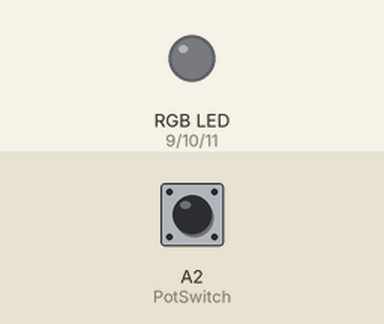
Recording of a sketch running on a simulated Arduino Uno, built with avr-gcc and run on an emulated ATmega328P. Shown: an RGB LED mixed from three pins (HIGH = lit). The test bench sets the inputs (shaded band); at power-on: A2 (PotSwitch) HIGH. Dim RGB values are drawn brighter than linear; random numbers use the default seed unless the sketch sets one.

Above: at 1.2 s.
1.3 s: A2 (PotSwitch) pulled LOW for 3.2 s
At 1.7 s:
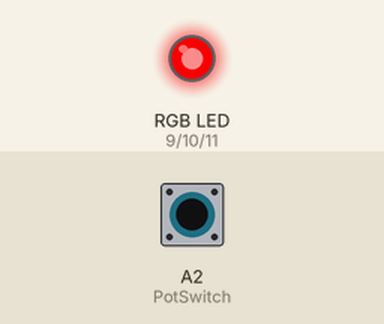
At 2.55 s:
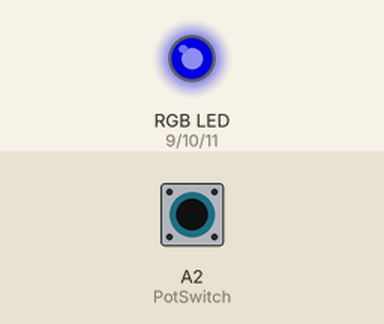
6.0 s: A2 (PotSwitch) pulled LOW for 0.15 s
At 6.3 s:
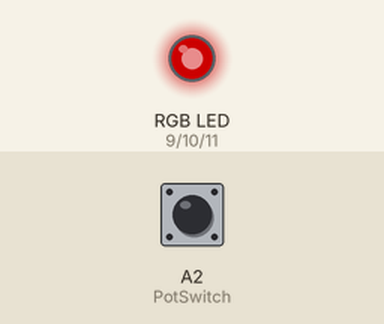
7.6 s: A2 (PotSwitch) pulled LOW for 1 s
At 7.85 s:
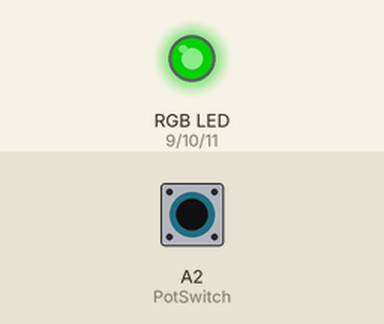
10.6 s: A2 (PotSwitch) pulled LOW for 3.2 s
18.3 s: A2 (PotSwitch) pulled LOW for 3.2 s
24.0 s: A2 (PotSwitch) driven LOW
Timing chart, 0 to 35.8 s (numbered marks = the images above; inputs shaded):
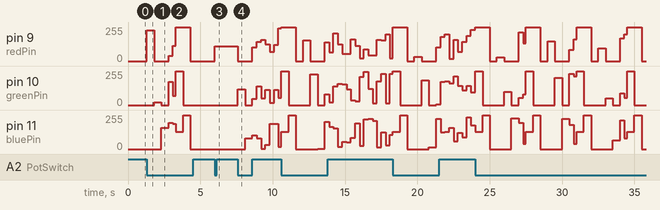

Measured:
- after the input at 1.3 s, pin 9 (redPin): 0/255 → 232/255 at once, → 0/255 0.50 s later, → 38/255 1.0 s later, → 114/255 0.30 s later, … (6 changes in this stretch); pin 10 (greenPin): 0/255 → 19/255 after 0.50 s, → 0/255 0.50 s later, → 175/255 0.50 s later, → 68/255 0.30 s later, … (6 changes in this stretch)
- after the input at 6.0 s, pin 9 (redPin): 0/255 → 109/255 at once
- after the input at 7.6 s, pin 9 (redPin): 109/255 → 0/255 at once, → 102/255 1.0 s later, → 143/255 0.30 s later, → 160/255 0.30 s later, … (8 changes in this stretch); pin 10 (greenPin): 0/255 → 120/255 at once, → 0/255 0.50 s later, → 47/255 0.50 s later, → 142/255 0.30 s later, … (9 changes in this stretch)

The sketch:

LED_Control.ino
```cpp
// Init the Pins used for PWM
const int redPin = 9;
const int greenPin = 10;
const int bluePin = 11;

// Init the Pins used for 10K pots
const int PotPin = A0;
// You had your input button connected to pin #1, but you were using serial messages....
// If you want to use serial messaging, then you cannot connect anything to pins 0 and 1.
const int PotSwitch = A2; // Button input is moved to A2. Also input pin mode is changed to INPUT_PULLUP.

// Init our Vars
int currentColorValueRed;
int currentColorValueGreen;
int currentColorValueBlue;
int currentColorValueRed1;
int currentColorValueGreen1;
int currentColorValueBlue1;

int button_press_count = 0; // Changed to use 0 = off, 1 = red adjust, 2 = green adjust, 3 = blue adjust, 4 = random

int buttonState = 0;

// Below are the variables used for debouncing the button input.
int buttonDebounceTime = 500; // This is the time in milliseconds to debounce the button.
bool buttonInputEnabled = true; // This is a variable to block button input while it is debouncing.
unsigned long buttonPress_beginTime = 0;
unsigned long buttonPress_currentTime = 0;

// Below are the variables used for running the mode #4 feature.
int randomColor_cycleTime = 300; // This is the time in milliseconds to cycle the random colors
unsigned long randomColor_cycle_beginTime = 0;
unsigned long randomColor_cycle_currentTime = 0;


// function prototypes---------
void buttonPressed(); // -- this is for debouncing the button input.
void writeToColorPins();
void generate_random_colors();
void generate_random_red_color();
void generate_random_green_color();
void generate_random_blue_color();


void setup()
{
  //Serial.begin(9600);
  //Serial.println("(serial speed test message)");
  pinMode(redPin, OUTPUT);
  pinMode(greenPin, OUTPUT);
  pinMode(bluePin, OUTPUT);
  pinMode(PotSwitch, INPUT_PULLUP);

}


void loop()
{
  if (buttonInputEnabled == true) { // The button is checked only if it is not de-bouncing
    buttonState = digitalRead(PotSwitch);
    if (buttonState == LOW) { // Check for a LOW state here, since that is the "button pressed" state.
      buttonPressed();
      button_press_count++;
      // Changed to use 0 = off, 1 = red adjust, 2 = green adjust, 3 = blue adjust, 4 = random
      if (button_press_count >= 7) {
        button_press_count = 0;
      }
      // The states that only require one change can be performed here:
      // Also this way, the analogRead(PotPin) is only performed once, when
      //Serial.print("button_press_count = ");
      //Serial.println(button_press_count);
      switch (button_press_count) {
        case 0:
          //Serial.println("(turning LEDs off)");
          currentColorValueRed = 0;
          currentColorValueGreen = 0;
          currentColorValueBlue = 0;
          break;
        case 1:
          generate_random_red_color();
          currentColorValueGreen = 0;
          currentColorValueBlue = 0;
          break;
        case 2:
          generate_random_green_color();
          currentColorValueRed = 0;
          currentColorValueBlue = 0;
          break;
        case 3:
          generate_random_blue_color();
          currentColorValueGreen = 0;
          currentColorValueRed = 0;
          break;
        case 4:
          generate_random_colors();
          randomColor_cycle_beginTime = millis();
          break;
        case 5:
          currentColorValueRed = 255;
          currentColorValueGreen = 255;
          currentColorValueBlue = 128;
          break;
         case 6:
          currentColorValueRed = 255;
          currentColorValueGreen = 0;
          currentColorValueBlue = 255;
          break;
        default:
          // nothing here
          break;
      }
      writeToColorPins();
      //buttonPressed();
    }
  }


  // The section below is for automatically repeating the random color generation for mode #4.
  if (button_press_count == 4) {
    randomColor_cycle_currentTime = millis();
    if (randomColor_cycle_currentTime > randomColor_cycle_beginTime) {
      if (randomColor_cycle_currentTime >= (randomColor_cycle_beginTime + randomColor_cycleTime)) {
        //Serial.println("(auto-changing random colors)");
        generate_random_colors();
        writeToColorPins();
        // reset the start time to the current time so that the cycle will repeat:
        randomColor_cycle_beginTime = millis();
      }
    }
    else {
      randomColor_cycle_beginTime = millis(); // millis() rollover condition check
    }
  }


  // The section below is for debouncing the button input.
  if (buttonInputEnabled == false) {
    buttonPress_currentTime = millis();
    if (buttonPress_currentTime > buttonPress_beginTime) {
      if (buttonPress_currentTime >= (buttonPress_beginTime + buttonDebounceTime)) {
        buttonInputEnabled = true;
        //Serial.println("(button re-enabled)");
      }
    }
    else {
      buttonPress_beginTime = millis(); // millis() rollover condition check
    }
  }

}// end of main loop()


void buttonPressed() {
  //Serial.println("buttonPressed()");
  buttonInputEnabled = false;
  buttonPress_beginTime = millis();
}


void generate_random_colors() {
  //Serial.println("generateRandomColors()");
  generate_random_red_color();
  generate_random_green_color();
  generate_random_blue_color();
}

void generate_random_red_color() {
  currentColorValueRed = random(0, 255);
  //Serial.print("random red = ");
  //Serial.println(currentColorValueRed);
}

void generate_random_green_color() {
  currentColorValueGreen = random(0, 255);
  //Serial.print("random green = ");
  //Serial.println(currentColorValueGreen);
}

void generate_random_blue_color() {
  currentColorValueBlue = random(0, 255);
  //Serial.print("random blue = ");
  //Serial.println(currentColorValueBlue);
}


void writeToColorPins() {
  //Serial.println("writeToColorPins()");
  analogWrite(redPin, currentColorValueRed);
  analogWrite(bluePin, currentColorValueBlue);
  analogWrite(greenPin, currentColorValueGreen);
}
```
